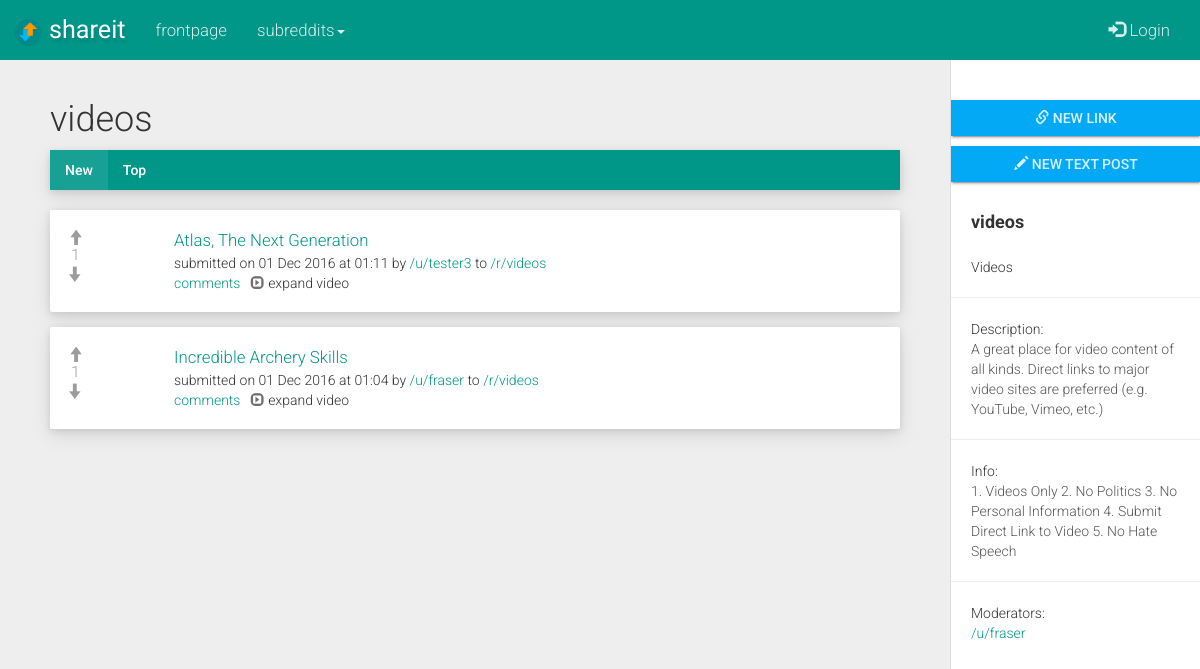
Page /r/videos/ on the committed database.
### tables this page shows
CREATE TABLE subreddits (
  subreddit_id TEXT UNIQUE,
  subreddit_name TEXT UNIQUE,
  subreddit_title TEXT,
  subreddit_desc TEXT,
  subreddit_sidebar TEXT,
  subreddit_created_on TEXT,
  created_by_user TEXT
);

CREATE TABLE posts (
  post_id TEXT UNIQUE,
  related_subreddit_id TEXT,
  related_subreddit_name TEXT,
  related_user_id TEXT,
  post_type TEXT,
  post_title TEXT,
  url_friendly_title TEXT,
  post_link TEXT,
  post_textarea TEXT,
  post_timestamp TEXT,
  post_votes TEXT,
  upvoted_by_user TEXT,
  downvoted_by_user TEXT
);

### app.py (the view)
@app.route('/r/<string:subreddit>')
@app.route('/r/<string:subreddit>/')
def subreddit(subreddit):
  if subreddit:
    if 'username' in session:
      username = session['username']
    else:
      username = 'null'
    con = sqlite3.connect(db_location)
    con.row_factory = sqlite3.Row
    cursor = con.cursor()
    cursor.execute("SELECT * FROM subreddits WHERE subreddit_name=?",(subreddit, ))
    sub_exists = cursor.fetchall()
    cursor.execute("SELECT * FROM posts WHERE related_subreddit_name=? ORDER BY post_timestamp desc",(subreddit, ))
    sub_posts_new = cursor.fetchall()
    cursor.execute("SELECT * FROM posts WHERE related_subreddit_name=? ORDER BY cast(post_votes as REAL) DESC",(subreddit, ))
    sub_posts_top = cursor.fetchall()
    cursor.execute("SELECT related_post_id FROM comments")
    comments_count = cursor.fetchall()
    cursor.execute("SELECT post_id FROM posts WHERE upvoted_by_user LIKE ? AND related_subreddit_name=? ORDER BY post_timestamp desc",('%'+username+'%',subreddit))
    upvoted_by_user = cursor.fetchall()
    cursor.execute("SELECT post_id FROM posts WHERE downvoted_by_user LIKE ? AND related_subreddit_name=? ORDER BY post_timestamp desc",('%'+username+'%',subreddit))
    downvoted_by_user = cursor.fetchall()
    cursor.execute("SELECT post_id FROM posts WHERE upvoted_by_user LIKE ? AND related_subreddit_name=? ORDER BY cast(post_votes as REAL) desc",('%'+username+'%',subreddit))
    top_upvoted_by_user = cursor.fetchall()
    cursor.execute("SELECT post_id FROM posts WHERE downvoted_by_user LIKE ? AND related_subreddit_name=? ORDER BY cast(post_votes as REAL) desc",('%'+username+'%',subreddit))
    top_downvoted_by_user = cursor.fetchall()
    for row in sub_exists:
      session['subreddit'] = row["subreddit_name"]
      session['subreddit_id'] = row["subreddit_id"]
    now = str(datetime.utcnow())
    if sub_exists:
      return render_template('subreddit.html', sub = sub_exists, sub_posts_new = sub_posts_new, sub_posts_top = sub_posts_top, comments_count = comments_count, upvoted_by_user = upvoted_by_user, downvoted_by_user = downvoted_by_user, top_upvoted_by_user = top_upvoted_by_user, top_downvoted_by_user = top_downvoted_by_user)
    else:
      return render_template('subreddit.html', error = subreddit)

### app.py (called while the page is built)
@app.teardown_appcontext
def close_db_connection(exception):
  db = getattr(g, 'db', None)
  if db is not None:
    db.close()

### templates/subreddit.html (shortened to what this page needs)
{% extends "base.html" %}
{% block body %}
  {% if sub %}
    {% for row in sub %}
      <div id="wrapper">
        <div id="sidebar-wrapper">
            <ul class="sidebar-nav"><div class="sidebar-spacer"></div>
                <a href="{{ url_for('submit_form', _anchor='link') }}" class="btn btn-info btn-raised btn-block btn-sq"><span class="glyphicon glyphicon-link"> </span> new link</a>
                <a href="{{ url_for('submit_form', _anchor='text') }}" class="btn btn-info btn-raised btn-block btn-sq"><span class="glyphicon glyphicon-pencil"> </span> new text post</a>
                <li class="sidebar-brand">
                    <strong>{{ row.subreddit_name }}</strong>
                </li>
                <li>
                    <small class="sidebar-item">{{ row.subreddit_title }}</small>
                </li>
                <hr>
                <li>
                    <small>Description:</small>
                    <p class="sidebar-item">{{ row.subreddit_desc }}</p>
                </li>
                <hr>
                <li>
                    <small>Info:</small>
                    <p class="sidebar-item">{{ row.subreddit_sidebar }}</p>
                </li>
                <hr>
                <li>
                    <small>Moderators:</small>
                    <p class="sidebar-item"><a href="{{ url_for('user',user=row.created_by_user) }}">/u/{{ row.created_by_user }}</a></p>
                </li>
            </ul>
        </div>
        <div id="page-content-wrapper">
            <div class="container-fluid">
                <div class="row">
                    <div class="col-lg-12">
                        <h1>{{ row.subreddit_name }}</h1>
                        <ul class="nav nav-tabs">
                          <li class="active" id="new-tab"><a href="#new" id="show-new"> New</a></li>
                          <li id="top-tab"><a href="#top" id="show-top"> Top</a></li>
                        </ul>
                       <div class="tab-content">
                       <div id="new" class="tab-pane fade in active">
                    {% set upvote_count = 0 %}
                    {% set downvote_count = 0 %}
                        {% for post in sub_posts_new %}
                          <div class="bs-callout bs-callout well well-custom">
                            <div class="post-votes noselect">
                              {% if session['username'] %}
                                <input type="hidden" class="upvoted-by-user" value="{{ session['username'] }}">
                                  {% if post.post_id in upvoted_by_user[upvote_count] %}
                                      <span class="glyphicon glyphicon-arrow-up prev-upvoted" id="prev-upvoted"> </span><br>
                                      {% set upvote_count = upvote_count + 1 %}
                                  {% else %}
                                      <span class="glyphicon glyphicon-arrow-up upvote" id="upvote"> </span><br>
                                  {% endif %}
                              {% else %}
                                <span class="glyphicon glyphicon-arrow-up upvote-disabled" data-toggle="modal" data-target="#vote-login"> </span><br>
                              {% endif %}
                              <span class="votes-number">{{ post.post_votes }}</span><br>
                              {% if session['username'] %}
                                <input type="hidden" class="downvoted-by-user" value="{{ session['username'] }}">
                                  {% if post.post_id in downvoted_by_user[downvote_count] %}
                                    <span class="glyphicon glyphicon-arrow-down prev-downvoted" id="prev-downvoted"> </span><br>
                                     {% set downvote_count = downvote_count + 1 %}
                                  {% else %}
                                    <span class="glyphicon glyphicon-arrow-down downvote" id="downvote"> </span><br>
                                  {% endif %}
                              {% else %}
                                <span class="glyphicon glyphicon-arrow-down downvote-disabled" data-toggle="modal" data-target="#vote-login"> </span><br>
                              {% endif %}
                            </div>
                          {% if post.post_type == 'link' %}
                            <div class="thumb-img">
                              <div class="link-thumb" style="background-image: url('{{ post.post_link }}');">
                                <a class="thumb-href" href="{{ ''.join([' ',post.post_link]) }}" target="_blank"></a>
                              </div>
                            </div>
                          {% else %}
                            <div class="thumb-img">
                              <div class="text-thumb">
                                <a class="thumb-href" href="{{ url_for('comments_section', subreddit = post.related_subreddit_name, post_id = post.post_id, post_title = post.url_friendly_title) }}"></a>
                              </div>
                            </div>
                          {% endif %}
                          {% if post.post_type == 'link' %}
                            <a href="{{ ''.join([' ',post.post_link]) }}" class="sub-list-link" target="_blank">{{ post.post_title }} </a><br>
                          {% else %}
                            <a href="{{ url_for('comments_section', subreddit = post.related_subreddit_name, post_id = post.post_id, post_title = post.url_friendly_title) }}" class="sub-list-link">{{ post.post_title }} <span class="#"></span></a><br>
                          {% endif %}
                            <small>submitted on {{ post.post_timestamp }} by <a href="{{ url_for('user',user=post.related_user_id) }}">/u/{{ post.related_user_id }}</a> to <a href="{{ url_for('subreddit',subreddit=post.related_subreddit_name) }}">/r/{{ post.related_subreddit_name }}</a> </small>
                            <br><small><a href="{{ url_for('comments_section', subreddit = post.related_subreddit_name, post_id = post.post_id, post_title = post.url_friendly_title) }}">comments</a></small>
                            <span class="toggler youtube-toggler noselect hidden"> &nbsp; <i class="glyphicon glyphicon-expand"> </i> expand video</span>
                          </div>
                        {% endfor %}
                       </div>
                    {% set top_upvote_count = 0 %}
                    {% set top_downvote_count = 0 %}
                       </div>
                    </div>
                </div>
            </div>
        </div>
    </div>
    {% endfor %}
  {% endif %}
{% endblock %}

### static/css/style.css (style rules this page uses)
small { font-size: 100%; }
.nav-tabs > li { margin-bottom: 0px; }
.nav-tabs > li.active { background: rgb(25,160,148); }
.sidebar-nav > .btn { margin: 10px 0px !important; }
.btn-sq { border-radius: 0px !important; }
.post-votes { float: left; width: 40px; height: 50px; text-align: center; padding-right: 7px; margin-left: -10px; font-size: 1.1em; }
.votes-number { color: #9c9c9c; }
.upvote-disabled { cursor: pointer; color: #9c9c9c; }
.downvote-disabled { cursor: pointer; color: #9c9c9c; }
.bs-callout { padding: 20px; margin: 20px 0; border: 1px solid #eee; border-left-width: 5px; border-radius: 3px; }
.bs-callout+.bs-callout { margin-top: -5px; }
.well-custom { -webkit-box-shadow: 0 2px 7px 0 rgba(0,0,0,.1), 0 6px 20px 0 rgba(0,0,0,.1) !important; box-shadow: 0 2px 7px 0 rgba(0,0,0,.1), 0 6px 20px 0 rgba(0,0,0,.1) !important; }
.nav-tabs { border-bottom: 0px !important; box-shadow: 0 2px 7px 0 rgba(0,0,0,.1), 0 6px 20px 0 rgba(0,0,0,.1) !important; }
.sub-list-link { font-size: 1.2em; }
div.link-thumb { width: 60px; height: 60px; float: left; margin-right: 15px; margin-top: -4px; background-size: cover; background-repeat: no-repeat; background-position: 50% 50%; border-radius: 30px; position: relative; margin-bottom: 60px; }
.thumb-href { position:absolute; top:0px; left:0px; width:100%; height:100%; display:inline; }
#sidebar-wrapper { position: fixed !important; top: 0px; overflow-y: scroll !important; }
#page-content-wrapper { position: relative !important; }
.toggler { cursor: pointer; }
.toggler > .glyphicon { opacity: 0.7; }
.noselect { -webkit-touch-callout: none; -webkit-user-select: none; -khtml-user-select: none; -moz-user-select: none; -ms-user-select: none; user-select: none; }

### static/css/sidebar.css (style rules this page uses)
body { overflow-x: hidden; }
#wrapper { margin-top: -20px; padding-left: 0; -webkit-transition: all 0.5s ease; -moz-transition: all 0.5s ease; -o-transition: all 0.5s ease; transition: all 0.5s ease; }
#sidebar-wrapper { z-index: 1000; position: absolute; right: 0px; width: 0; height: 100%; margin-left: -250px; overflow: hidden; background: #fff; border-left: 1px solid #dcdcdc; -webkit-transition: all 0.5s ease; -moz-transition: all 0.5s ease; -o-transition: all 0.5s ease; transition: all 0.5s ease; }
#page-content-wrapper { width: 100%; position: absolute; padding: 15px; }
.sidebar-nav { position: absolute; top: 0; width: 250px; margin: 0; padding: 0; list-style: none; }
.sidebar-nav li { margin: 0px 20px 0px 20px; }
.sidebar-nav li p { color:#565656; word-wrap: break-word; }
.sidebar-nav > .sidebar-brand { height: 65px; font-size: 18px; line-height: 60px; }
@media (min-width:1024px) { #wrapper { margin-top: -20px; padding-right: 250px; } }
@media (min-width:1024px) { #sidebar-wrapper { width: 250px; } }
@media (min-width:1024px) { #page-content-wrapper { padding: 20px; position: relative; } }

### rows in the picture
subreddits: subreddit_name "videos", subreddit_title "Videos", subreddit_desc "A great place for video content of all kinds. Direct links to major video sites are preferred (e.g. YouTube, Vimeo, etc.)", subreddit_sidebar "1. Videos Only 2. No Politics 3. No Personal Information 4. Submit Direct Link to Video 5. No Hate Speech", created_by_user "fraser"
posts: post_votes "1", post_title "Atlas, The Next Generation", post_timestamp "01 Dec 2016 at 01:11", related_user_id "tester3", related_subreddit_name "videos"
posts: post_votes "1", post_title "Incredible Archery Skills", post_timestamp "01 Dec 2016 at 01:04", related_user_id "fraser", related_subreddit_name "videos"
